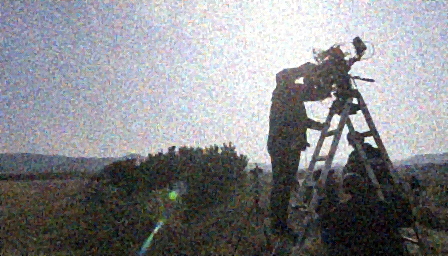
#> input picture tvl1flow/image/noise/im3.png, 448 x 256 px, found by its file name
$ python warp.py
#> lines starting #> are read from the running program, lines starting #| are printed output that depends on the picture
import numpy as np
import os

TAG_FLOAT = 202021.25

# [17 lines left out: function read_flow, not called in this run]

import torch.nn as nn
import torch

# [30 lines left out: function warp, not called in this run]


# [66 lines of commented-out code are left out]


import cv2
import numpy as np
from imageio import imread
img_file = '/home/lrh/git/FRVD-pytorch/tvl1flow/image/target/im3.png'
img2_file = '/home/lrh/git/FRVD-pytorch/tvl1flow/image/target/im4.png'

prev_frame =  cv2.imread(img_file)
#> prev_frame is the input picture: shape (256, 448, 3); mean B, G, R 138.1, 134.8, 133.8
next_frame = cv2.imread(img2_file)
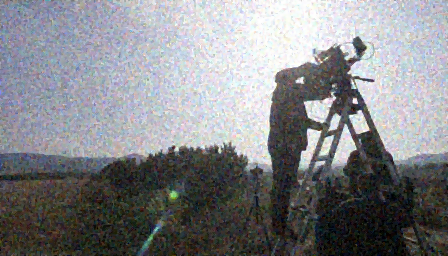
#> input picture tvl1flow/image/noise/im4.png, 448 x 256 px, found by its file name
#> next_frame is the input picture: shape (256, 448, 3); mean B, G, R 136.3, 133, 131.9
prvs = cv2.cvtColor(prev_frame,cv2.COLOR_RGB2GRAY)
next = cv2.cvtColor(next_frame,cv2.COLOR_RGB2GRAY)
# [4 lines of commented-out code are left out]

flow = cv2.calcOpticalFlowFarneback(prvs, next, None, 0.5, 3, 15, 3, 5, 1.2, 0)

def draw_hsv(flow):
    h, w = flow.shape[:2]
#> h = 256; w = 448
    fx, fy = flow[:,:,0], flow[:,:,1]
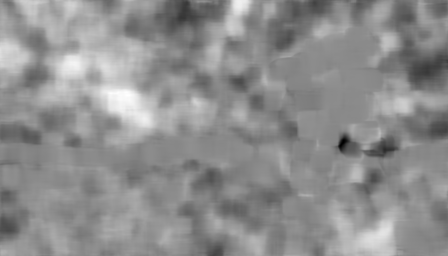
#> fy: shape (256, 448) float32; min -6.35, max 5.33, mean 0.166; drawn with min black and max white
    ang = np.arctan2(fy, fx) + np.pi
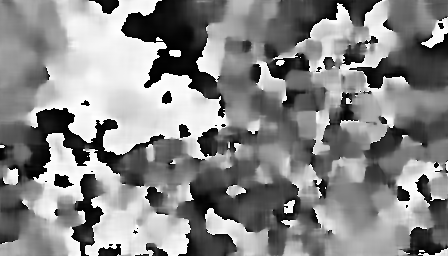
#> ang: shape (256, 448) float32; min 8.44e-05, max 6.28, mean 3.34; drawn with min black and max white
    v = np.sqrt(fx*fx+fy*fy)
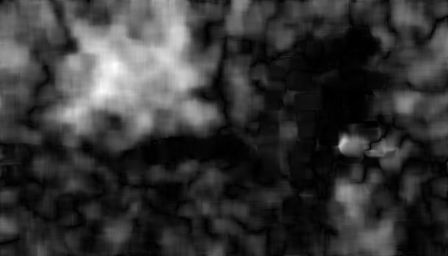
#> v: shape (256, 448) float32; min 0.00115, max 8.84, mean 1.86; drawn with min black and max white
    hsv = np.zeros((h, w, 3), np.uint8)
    hsv[...,0] = ang*(180/np.pi/2)
    hsv[...,1] = 255
    hsv[...,2] = cv2.normalize(v, None, 0, 255, cv2.NORM_MINMAX)
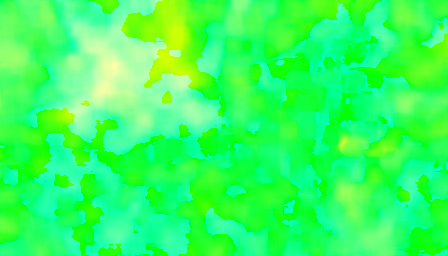
#> hsv: shape (256, 448, 3); mean of channels 0, 1, 2 95.1, 255, 53; drawn as B, G, R
    bgr = cv2.cvtColor(hsv, cv2.COLOR_HSV2BGR)
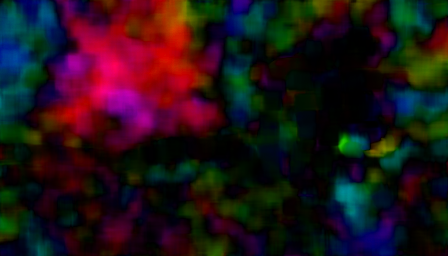
#> bgr: shape (256, 448, 3); mean B, G, R 23.2, 18.1, 33.7
    return bgr

def warp_flow(img, flow):
    h, w = flow.shape[:2]
#> h = 256; w = 448
    flow = -flow
    flow[:,:,0] += np.arange(w)
    flow[:,:,1] += np.arange(h)[:,np.newaxis]
    res = cv2.remap(img, flow, None, cv2.INTER_LINEAR)
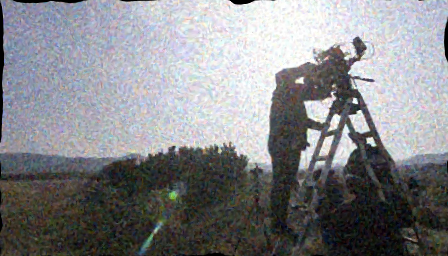
#> res: shape (256, 448, 3); mean B, G, R 137.1, 133.9, 133
    return res

hsv = draw_hsv(flow)
im2w = warp_flow(prev_frame, flow)
cv2.imwrite("of/flow.jpg",hsv)
cv2.imwrite("of/im1.jpg", prev_frame)
cv2.imwrite("of/im2.jpg", next_frame)
cv2.imwrite("of/im2w.jpg", im2w)
